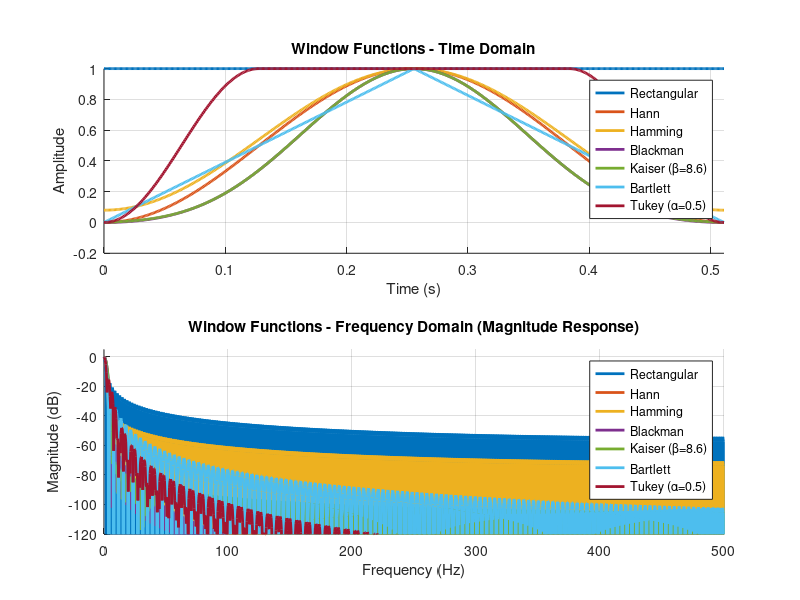

Reproduce this figure in MATLAB. (Note: this script raises an error after producing the figure.)
% windowing_functions.m
% Compare different windowing functions in time and frequency domains

% Parameters
N = 512;  % Window length
fs = 1000; % Sampling frequency (Hz)

% Create different window functions
windows = struct();
windows.rectangular = ones(N, 1);
windows.hann = hann(N);
windows.hamming = hamming(N);
windows.blackman = blackman(N);
windows.kaiser = kaiser(N, 8.6);  % Beta = 8.6
windows.bartlett = bartlett(N);
windows.tukey = tukeywin(N, 0.5);  % 50% cosine taper

% Window names for plotting
window_names = {'Rectangular', 'Hann', 'Hamming', 'Blackman', 'Kaiser (β=8.6)', 'Bartlett', 'Tukey (α=0.5)'};
window_fields = fieldnames(windows);

% Create time vector
t = (0:N-1) / fs;

% Setup figure for time domain plots
figure('Position', [100, 100, 1400, 800]);

% Plot time domain
subplot(2, 1, 1);
colors = lines(length(window_fields));
hold on;
for i = 1:length(window_fields)
    plot(t, windows.(window_fields{i}), 'Color', colors(i,:), 'LineWidth', 2);
end
xlabel('Time (s)');
ylabel('Amplitude');
title('Window Functions - Time Domain');
legend(window_names, 'Location', 'best');
grid on;
xlim([0, max(t)]);

% Calculate and plot frequency domain
subplot(2, 1, 2);
NFFT = 2048;  % FFT length for better frequency resolution
f = (0:NFFT/2) * fs / NFFT;

hold on;
for i = 1:length(window_fields)
    % Zero-pad window for FFT
    w_padded = [windows.(window_fields{i}); zeros(NFFT - N, 1)];
    
    % Compute FFT
    W = fft(w_padded);
    W_mag = 20 * log10(abs(W(1:NFFT/2+1)) + eps);  % Convert to dB
    
    % Normalize to 0 dB peak
    W_mag = W_mag - max(W_mag);
    
    plot(f, W_mag, 'Color', colors(i,:), 'LineWidth', 2);
end

xlabel('Frequency (Hz)');
ylabel('Magnitude (dB)');
title('Window Functions - Frequency Domain (Magnitude Response)');
legend(window_names, 'Location', 'best');
grid on;
xlim([0, fs/2]);
ylim([-120, 5]);

% Save first figure with meaningful name
output_dir = '../outputs';
if ~exist(output_dir, 'dir')
    mkdir(output_dir);
end
saveas(gcf, fullfile(output_dir, 'windowing_functions_comparison.png'));
fprintf('Figure saved as: windowing_functions_comparison.png\n');

% Create detailed comparison figure
figure('Position', [200, 200, 1400, 1000]);

% Calculate window properties
window_properties = table();
for i = 1:length(window_fields)
    w = windows.(window_fields{i});
    
    % Time domain properties
    coherent_gain = sum(w) / N;
    processing_gain = sum(w.^2) / N;
    scalloping_loss = -20*log10(abs(sum(w .* exp(-1j*pi*(0:N-1)'/N)))) + 20*log10(abs(sum(w)));
    
    % Frequency domain properties (using high-resolution FFT)
    w_padded = [w; zeros(NFFT - N, 1)];
    W = fft(w_padded);
    W_mag_linear = abs(W(1:NFFT/2+1));
    W_mag_linear = W_mag_linear / max(W_mag_linear);  % Normalize
    
    % Find main lobe width (3dB points)
    W_dB = 20*log10(W_mag_linear + eps);
    peak_idx = find(W_mag_linear == max(W_mag_linear), 1);
    
    % Find 3dB points
    left_3db = find(W_dB(1:peak_idx) <= -3, 1, 'last');
    right_3db = find(W_dB(peak_idx:end) <= -3, 1, 'first') + peak_idx - 1;
    
    if isempty(left_3db), left_3db = 1; end
    if isempty(right_3db), right_3db = length(W_dB); end
    
    main_lobe_width = f(right_3db) - f(left_3db);
    
    % Find highest side lobe
    side_lobe_mask = true(size(W_dB));
    side_lobe_mask(max(1,left_3db):min(length(W_dB),right_3db)) = false;
    if any(side_lobe_mask)
        highest_side_lobe = max(W_dB(side_lobe_mask));
    else
        highest_side_lobe = -Inf;
    end
    
    % Store properties
    window_properties.Window{i} = window_names{i};
    window_properties.CoherentGain(i) = coherent_gain;
    window_properties.ProcessingGain(i) = processing_gain;
    window_properties.ScallopingLoss_dB(i) = scalloping_loss;
    window_properties.MainLobeWidth_Hz(i) = main_lobe_width;
    window_properties.HighestSideLobe_dB(i) = highest_side_lobe;
end

% Plot individual windows with their properties
for i = 1:length(window_fields)
    subplot(ceil(length(window_fields)/2), 4, 2*i-1);
    plot(t, windows.(window_fields{i}), 'Color', colors(i,:), 'LineWidth', 2);
    xlabel('Time (s)');
    ylabel('Amplitude');
    title(sprintf('%s Window', window_names{i}));
    grid on;
    
    subplot(ceil(length(window_fields)/2), 4, 2*i);
    w_padded = [windows.(window_fields{i}); zeros(NFFT - N, 1)];
    W = fft(w_padded);
    W_mag = 20 * log10(abs(W(1:NFFT/2+1)) + eps);
    W_mag = W_mag - max(W_mag);
    
    plot(f, W_mag, 'Color', colors(i,:), 'LineWidth', 2);
    xlabel('Frequency (Hz)');
    ylabel('Magnitude (dB)');
    title(sprintf('%s - Frequency Response', window_names{i}));
    grid on;
    xlim([0, fs/2]);
    ylim([-120, 5]);
end

% Display properties table
fprintf('\n=== Window Function Properties ===\n');
disp(window_properties);

% Save second figure with meaningful name
saveas(gcf, fullfile(output_dir, 'windowing_functions_detailed.png'));
fprintf('Figure saved as: windowing_functions_detailed.png\n');

% Additional analysis: Effect on a test signal
figure('Position', [300, 300, 1200, 800]);

% Create a test signal with two close frequencies
f1 = 100; % Hz
f2 = 120; % Hz
t_test = (0:N-1) / fs;
test_signal = sin(2*pi*f1*t_test') + 0.5*sin(2*pi*f2*t_test');

% Apply different windows to test signal and show FFT
for i = 1:min(4, length(window_fields))  % Show first 4 windows
    subplot(2, 2, i);
    
    windowed_signal = test_signal .* windows.(window_fields{i});
    
    % Compute FFT
    Y = fft(windowed_signal, NFFT);
    Y_mag = 20*log10(abs(Y(1:NFFT/2+1)) + eps);
    
    plot(f, Y_mag, 'LineWidth', 2);
    xlabel('Frequency (Hz)');
    ylabel('Magnitude (dB)');
    title(sprintf('FFT with %s Window\n(Two tones: %d Hz & %d Hz)', window_names{i}, f1, f2));
    grid on;
    xlim([50, 200]);
    
    % Mark the true frequencies
    hold on;
    plot([f1 f1], ylim, 'r--', 'LineWidth', 1);
    plot([f2 f2], ylim, 'r--', 'LineWidth', 1);
    hold off;
end

sgtitle('Effect of Different Windows on Spectral Analysis');

% Save third figure with meaningful name
saveas(gcf, fullfile(output_dir, 'windowing_functions_test_signal.png'));
fprintf('Figure saved as: windowing_functions_test_signal.png\n');

fprintf('\nAnalysis complete! Three figures created:\n');
fprintf('1. Overall comparison of all windows (time & frequency)\n');
fprintf('2. Individual detailed plots for each window\n');
fprintf('3. Effect on spectral analysis of a two-tone test signal\n');
